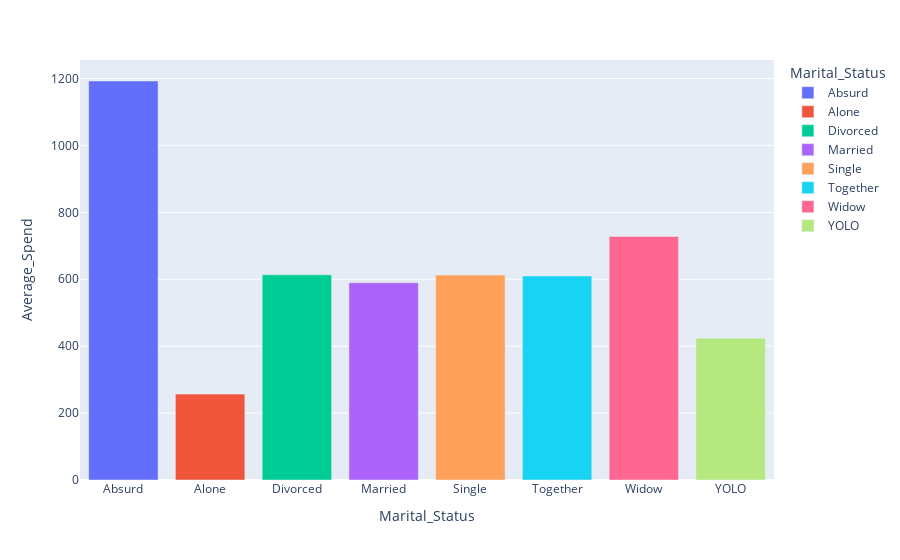

Notebook code for this chart:
### Markdown cell above
### **Average Spend by Marital Status**

### Code cell
df_plot = df.groupby(['Marital_Status'])['Average_Spend'].mean().reset_index()
fig4 = px.bar(df_plot, x='Marital_Status', y='Average_Spend', color='Marital_Status')
fig4.show()

### Figure 1 — Plotly figure (JSON) as saved in the notebook; plotly's stock layout.template omitted (floating-point values rounded to 4 significant figures)
{"data": [{"alignmentgroup": "True", "hovertemplate": "Marital_Status=%{x}<br>Average_Spend=%{y}<extra></extra>", "legendgroup": "Absurd", "marker": {"color": "#636efa", "pattern": {"shape": ""}}, "name": "Absurd", "offsetgroup": "Absurd", "orientation": "v", "showlegend": true, "textposition": "auto", "type": "bar", "x": ["Absurd"], "xaxis": "x", "y": [1192.0], "yaxis": "y"}, {"alignmentgroup": "True", "hovertemplate": "Marital_Status=%{x}<br>Average_Spend=%{y}<extra></extra>", "legendgroup": "Alone", "marker": {"color": "#EF553B", "pattern": {"shape": ""}}, "name": "Alone", "offsetgroup": "Alone", "orientation": "v", "showlegend": true, "textposition": "auto", "type": "bar", "x": ["Alone"], "xaxis": "x", "y": [256.7], "yaxis": "y"}, {"alignmentgroup": "True", "hovertemplate": "Marital_Status=%{x}<br>Average_Spend=%{y}<extra></extra>", "legendgroup": "Divorced", "marker": {"color": "#00cc96", "pattern": {"shape": ""}}, "name": "Divorced", "offsetgroup": "Divorced", "orientation": "v", "showlegend": true, "textposition": "auto", "type": "bar", "x": ["Divorced"], "xaxis": "x", "y": [613.2], "yaxis": "y"}, {"alignmentgroup": "True", "hovertemplate": "Marital_Status=%{x}<br>Average_Spend=%{y}<extra></extra>", "legendgroup": "Married", "marker": {"color": "#ab63fa", "pattern": {"shape": ""}}, "name": "Married", "offsetgroup": "Married", "orientation": "v", "showlegend": true, "textposition": "auto", "type": "bar", "x": ["Married"], "xaxis": "x", "y": [589.6], "yaxis": "y"}, {"alignmentgroup": "True", "hovertemplate": "Marital_Status=%{x}<br>Average_Spend=%{y}<extra></extra>", "legendgroup": "Single", "marker": {"color": "#FFA15A", "pattern": {"shape": ""}}, "name": "Single", "offsetgroup": "Single", "orientation": "v", "showlegend": true, "textposition": "auto", "type": "bar", "x": ["Single"], "xaxis": "x", "y": [612.6], "yaxis": "y"}, {"alignmentgroup": "True", "hovertemplate": "Marital_Status=%{x}<br>Average_Spend=%{y}<extra></extra>", "legendgroup": "Together", "marker": {"color": "#19d3f3", "pattern": {"shape": ""}}, "name": "Together", "offsetgroup": "Together", "orientation": "v", "showlegend": true, "textposition": "auto", "type": "bar", "x": ["Together"], "xaxis": "x", "y": [609.7], "yaxis": "y"}, {"alignmentgroup": "True", "hovertemplate": "Marital_Status=%{x}<br>Average_Spend=%{y}<extra></extra>", "legendgroup": "Widow", "marker": {"color": "#FF6692", "pattern": {"shape": ""}}, "name": "Widow", "offsetgroup": "Widow", "orientation": "v", "showlegend": true, "textposition": "auto", "type": "bar", "x": ["Widow"], "xaxis": "x", "y": [728.0], "yaxis": "y"}, {"alignmentgroup": "True", "hovertemplate": "Marital_Status=%{x}<br>Average_Spend=%{y}<extra></extra>", "legendgroup": "YOLO", "marker": {"color": "#B6E880", "pattern": {"shape": ""}}, "name": "YOLO", "offsetgroup": "YOLO", "orientation": "v", "showlegend": true, "textposition": "auto", "type": "bar", "x": ["YOLO"], "xaxis": "x", "y": [424], "yaxis": "y"}], "layout": {"barmode": "relative", "legend": {"title": {"text": "Marital_Status"}, "tracegroupgap": 0}, "margin": {"t": 60}, "xaxis": {"anchor": "y", "categoryarray": ["Absurd", "Alone", "Divorced", "Married", "Single", "Together", "Widow", "YOLO"], "categoryorder": "array", "domain": [0, 1], "title": {"text": "Marital_Status"}}, "yaxis": {"anchor": "x", "domain": [0, 1], "title": {"text": "Average_Spend"}}}}
